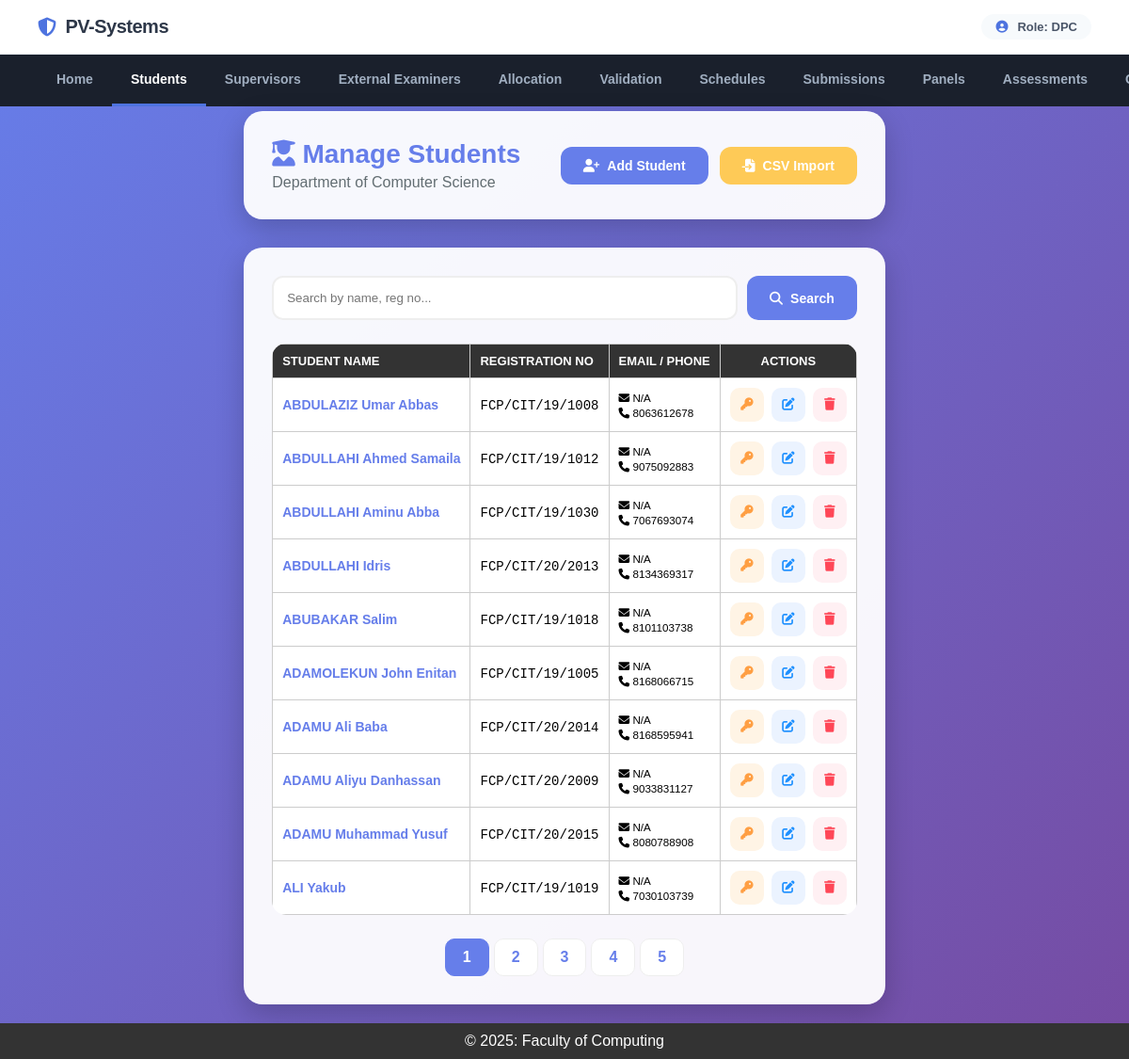
The page /department_project_coordinator/dpc_manage_students.php (signed in) on the database its author committed.
### tables this page shows
CREATE TABLE `users` (
  `id` int(11) NOT NULL,
  `username` varchar(50) NOT NULL,
  `password` varchar(255) NOT NULL,
  `role` enum('stu','dpc','fpc','sup','ext') NOT NULL,
  `name` varchar(100) DEFAULT NULL,
  `email` varchar(100) DEFAULT NULL,
  `faculty_id` int(11) NOT NULL,
  `department` varchar(100) DEFAULT NULL,
  `is_active` tinyint(1) DEFAULT 1,
  `first_login` datetime DEFAULT NULL,
  `password_changed` varchar(50) DEFAULT NULL,
  `session` varchar(255) DEFAULT NULL,
  `created_at` timestamp NOT NULL DEFAULT current_timestamp() ON UPDATE current_timestamp()
);

CREATE TABLE `departments` (
  `id` int(11) NOT NULL,
  `faculty_id` int(11) NOT NULL,
  `department_name` varchar(100) NOT NULL,
  `project_guideline` varchar(255) DEFAULT NULL,
  `num_chapters` int(11) DEFAULT 5
);

CREATE TABLE `students` (
  `id` int(11) NOT NULL,
  `reg_no` varchar(50) NOT NULL,
  `name` varchar(100) NOT NULL,
  `phone` varchar(50) NOT NULL,
  `email` varchar(60) NOT NULL,
  `faculty_id` int(11) NOT NULL,
  `department` int(11) NOT NULL,
  `first_login` tinyint(1) DEFAULT 1
);

### department_project_coordinator/dpc_manage_students.php (the view, shortened to what this page needs)
<?php
include_once __DIR__ . '/../includes/db.php';
$dpc_id = $_SESSION['user_id'];
$stmt = $conn->prepare("SELECT u.department as dept_id, d.department_name FROM users u JOIN departments d ON u.department = d.id WHERE u.id = ?");
$stmt->execute([$dpc_id]);
$dpc_info = $stmt->fetch(PDO::FETCH_ASSOC);
$dept_id = $dpc_info['dept_id'];
$dept_name = $dpc_info['department_name'];
$search = $_GET['search'] ?? '';
$page = isset($_GET['page']) ? max(1, intval($_GET['page'])) : 1;
$perPage = 10;
$offset = ($page - 1) * $perPage;
$whereClause = "department = :dept";
$params = [':dept' => $dept_id];
$countStmt = $conn->prepare("SELECT COUNT(*) FROM students WHERE $whereClause");
$countStmt->execute($params);
$totalRecords = $countStmt->fetchColumn();
$totalPages = ceil($totalRecords / $perPage);
$stmt = $conn->prepare("SELECT * FROM students WHERE $whereClause ORDER BY name ASC LIMIT $perPage OFFSET $offset");
$stmt->execute($params);
$students = $stmt->fetchAll(PDO::FETCH_ASSOC);
?>
<!DOCTYPE html>
<html lang="en">
<head>
    <link rel="stylesheet" href="https://cdnjs.cloudflare.com/ajax/libs/font-awesome/6.4.0/css/all.min.css">
</head>
<body>
    <?php include_once __DIR__ .'/../includes/header.php'; ?>
    <div class="page-container">
        <div class="header-card">
            <div>
                <h1><i class="fas fa-user-graduate"></i> Manage Students</h1>
                <p style="color: #636e72; margin-top: 5px;">Department of <?= htmlspecialchars($dept_name) ?></p>
            </div>
            <div class="header-actions">
                <button class="btn btn-primary" onclick="openAdd()"><i class="fas fa-user-plus"></i> Add Student</button>
                <button class="btn btn-warning" onclick="openModal('batchModal')"><i class="fas fa-file-import"></i> CSV Import</button>
            </div>
        </div>
        <div class="main-card">
            <div class="search-container">
                <input type="text" id="search-in" class="search-input" placeholder="Search by name, reg no..." value="<?= htmlspecialchars($search) ?>">
                <button class="btn btn-primary" onclick="doSearch()"><i class="fas fa-search"></i> Search</button>
            </div>
            <table>
                <thead>
                    <tr>
                        <th>Student Name</th>
                        <th>Registration No</th>
                        <th>Email / Phone</th>
                        <th style="text-align: center;">Actions</th>
                    </tr>
                </thead>
                <tbody>
                    <?php if (empty($students)): ?>
                        <tr><td colspan="4" style="text-align:center; padding: 40px; color: #636e72;">No students found.</td></tr>
                    <?php else: ?>
                        <?php foreach ($students as $s): ?>
                        <tr id="row-<?= $s['id'] ?>">
                            <td><span class="student-name"><?= htmlspecialchars($s['name']) ?></span></td>
                            <td><code><?= htmlspecialchars($s['reg_no']) ?></code></td>
                            <td>
                                <div><small><i class="fas fa-envelope"></i> <?= htmlspecialchars($s['email'] ?: 'N/A') ?></small></div>
                                <div><small><i class="fas fa-phone"></i> <?= htmlspecialchars($s['phone'] ?: 'N/A') ?></small></div>
                            </td>
                            <td>
                                <div style="display: flex; gap: 8px; justify-content: center;">
                                    <button class="icon-btn btn-reset-i" onclick="resetPwd(<?= $s['id'] ?>, '<?= htmlspecialchars($s['reg_no']) ?>')" title="Reset Password to Reg No"><i class="fas fa-key"></i></button>
                                    <button class="icon-btn btn-edit-i" onclick='openEdit(<?= json_encode($s) ?>)' title="Edit"><i class="fas fa-edit"></i></button>
                                    <button class="icon-btn btn-delete-i" onclick="del(<?= $s['id'] ?>)" title="Delete"><i class="fas fa-trash"></i></button>
                                </div>
                            </td>
                        </tr>
                        <?php endforeach; ?>
                    <?php endif; ?>
                </tbody>
            </table>
            <?php if ($totalPages > 1): ?>
                <div class="pagination">
                    <?php for($i=1; $i<=$totalPages; $i++): ?>
                        <a href="?page=<?= $i ?>&search=<?= urlencode($search) ?>" class="page-link <?= $i==$page?'active':'' ?>"><?= $i ?></a>
                    <?php endfor; ?>
                </div>
            <?php endif; ?>
        </div>
    </div>
    <?php include_once __DIR__ . '/../includes/footer.php'; ?>
</body>
</html>

### assets/css/styles.css (style rules this page uses)
body { font-family: Arial, sans-serif; margin: 0; padding: 0; background-color: #f4f4f4; display: flex; flex-direction: column; min-height: 100vh; }
table { width: 100%; border-collapse: collapse; margin-top: 20px; }
table th, table td { padding: 10px; border: 1px solid #ccc; text-align: left; }
table th { background-color: #333; color: #fff; }

### department_project_coordinator/dpc_manage_students.php (style rules this page uses)
:root { --primary: #667eea; --secondary: #764ba2; --success: #1cc88a; --danger: #e74a3b; --glass: rgba(255, 255, 255, 0.95); }
* { margin: 0; padding: 0; box-sizing: border-box; }
body { font-family: 'Segoe UI', sans-serif; background: linear-gradient(135deg, #667eea 0%, #764ba2 100%); min-height: 100vh; padding-bottom: 50px; }
.page-container { max-width: 1300px; margin: 0 auto; padding: 5px 20px 20px 20px; }
.header-card { background: var(--glass); padding: 30px; border-radius: 20px; box-shadow: 0 10px 30px rgba(0,0,0,0.2); margin-bottom: 30px; display: flex; justify-content: space-between; align-items: center; flex-wrap: wrap; gap: 20px; }
.header-card h1 { color: var(--primary); font-size: 28px; }
.header-actions { display: flex; gap: 12px; }
.btn { padding: 12px 24px; border: none; border-radius: 12px; font-weight: 600; cursor: pointer; transition: 0.3s; display: inline-flex; align-items: center; gap: 8px; text-decoration: none; color: #fff; font-size: 14px; }
.btn-primary { background: var(--primary); }
.btn-warning { background: #feca57; }
.main-card { background: var(--glass); padding: 30px; border-radius: 20px; box-shadow: 0 10px 30px rgba(0,0,0,0.2); }
.search-container { display: flex; gap: 10px; margin-bottom: 25px; }
.search-input { flex: 1; padding: 14px; border: 2px solid #eee; border-radius: 12px; outline: none; transition: 0.3s; }
table { width: 100%; border-collapse: collapse; background: white; border-radius: 15px; overflow: hidden; }
th { background: #f8faff; padding: 18px; text-align: left; color: #747d8c; font-size: 13px; text-transform: uppercase; }
td { padding: 16px; border-bottom: 1px solid #eee; font-size: 14px; }
.student-name { font-weight: 600; color: var(--primary); }
.btn-reset-i { background: #fff4e5; color: #ff9f43; }
.icon-btn { width: 36px; height: 36px; border-radius: 10px; display: flex; align-items: center; justify-content: center; border: none; cursor: pointer; transition: 0.3s; }
.btn-edit-i { background: #ebf3ff; color: #1e90ff; }
.btn-delete-i { background: #fff0f3; color: #ff4757; }
.pagination { display: flex; justify-content: center; gap: 5px; margin-top: 25px; }
.page-link { padding: 10px 18px; background: white; border-radius: 10px; text-decoration: none; color: var(--primary); font-weight: 600; border: 1px solid #eee; }
.page-link.active { background: var(--primary); color: white; border-color: var(--primary); }

### rows shown on the page
users: departments.department_name "Computer Science"
students: name "ABDULAZIZ Umar Abbas", reg_no "FCP/CIT/19/1008", email "N/A", phone "8063612678"
students: name "ABDULLAHI Ahmed Samaila", reg_no "FCP/CIT/19/1012", email "N/A", phone "9075092883"
students: name "ABDULLAHI Aminu Abba", reg_no "FCP/CIT/19/1030", email "N/A", phone "7067693074"
students: name "ABDULLAHI Idris", reg_no "FCP/CIT/20/2013", email "N/A", phone "8134369317"
students: name "ABUBAKAR Salim", reg_no "FCP/CIT/19/1018", email "N/A", phone "8101103738"
students: name "ADAMOLEKUN John Enitan", reg_no "FCP/CIT/19/1005", email "N/A", phone "8168066715"
students: name "ADAMU Ali Baba", reg_no "FCP/CIT/20/2014", email "N/A", phone "8168595941"
students: name "ADAMU Aliyu Danhassan", reg_no "FCP/CIT/20/2009", email "N/A", phone "9033831127"
students: name "ADAMU Muhammad Yusuf", reg_no "FCP/CIT/20/2015", email "N/A", phone "8080788908"
students: name "ALI Yakub", reg_no "FCP/CIT/19/1019", email "N/A", phone "7030103739"

### other values the page prints
$_SESSION['role'] "DPC"
